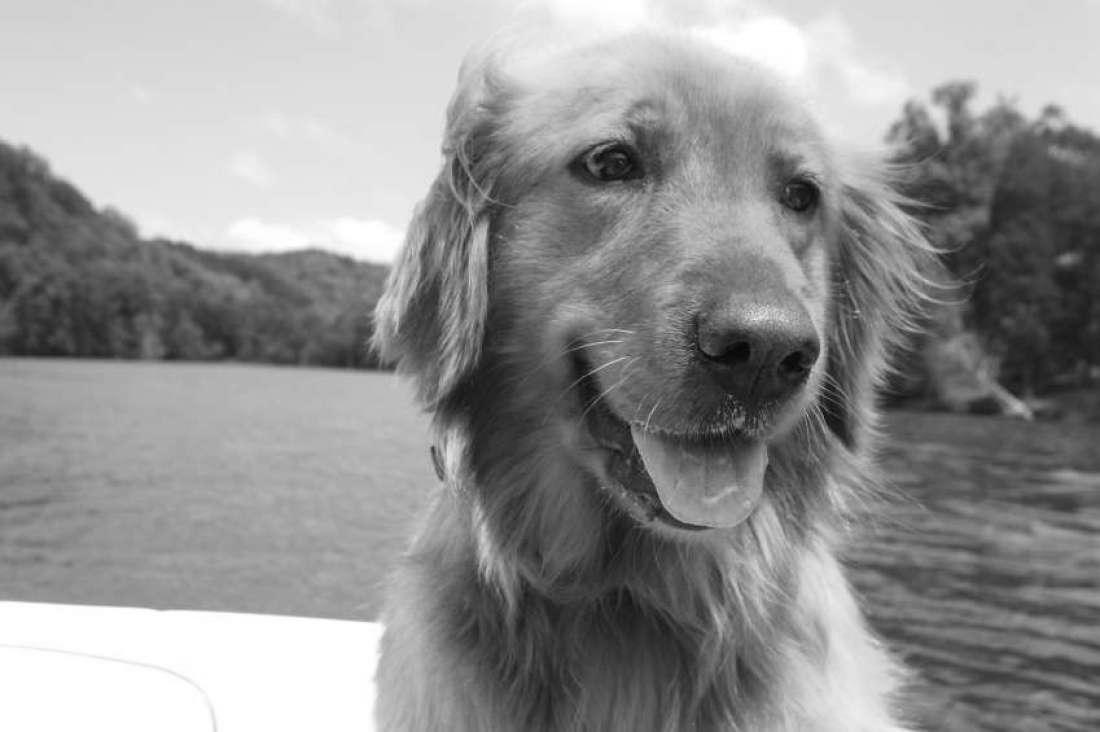
%> input picture 435cs/CS435_HW1/gray_golden_retriever.jpg, 1100 x 732 px
$ octave testing_contrast_stretching.m   (GNU Octave 9; MATLAB toolbox functions it lacks are replaced by stand-ins)
%> lines starting %> are read from the running program, lines starting %| are printed output that depends on the picture; in (x1, y1, x2, y2) boxes, pixels count from 0 and x2, y2 are one past the last pixel; in counts of white or black regions, pixels touching at a corner belong together; the program's own positions count from 1
% clear();
close();

%% Reading an image
a=imread('gray_golden_retriever.jpg');
%> a is the input picture: size 732x1100 uint8; min 4, max 255, mean 145.8
a=im2double(a);
%> a: size 732x1100 double
s=size(a);
%> s = [732 1100]

%% Defingin points and calculating equation parameters
p1=[0,0];
p2=[150,20];
p3=[200,200];
p4=[255,255];
m1=(p1(1,2)-p2(1,2))/(p1(1,1)-p2(1,1));
m2=(p2(1,2)-p3(1,2))/(p2(1,1)-p3(1,1));
m3=(p3(1,2)-p4(1,2))/(p3(1,1)-p4(1,1));

c1=p1(1,2)-m1*p1(1,1);
c2=p2(1,2)-m2*p2(1,1);
c3=p3(1,2)-m3*p3(1,1);

%% Transformation function
t=[];
for x=0:255
    if(x<=p2(1,1))
        t=[t (m1*x+c1)];
    end
    if(x>p2(1,1) && x<=p3(1,1))
        t=[t (m2*x+c2)];
    end
    if(x>p3(1,1) && x<=p4(1,1))
        t=[t (m3*x+c3)];
    end
end


%% Getting output image
% [6 lines of commented-out code are left out]

plot(t)
grid on;
xlabel('Intensity in input image');
ylabel('Intensity in output image')
title('Piece-wise linear transformation : Contrast stretching function')
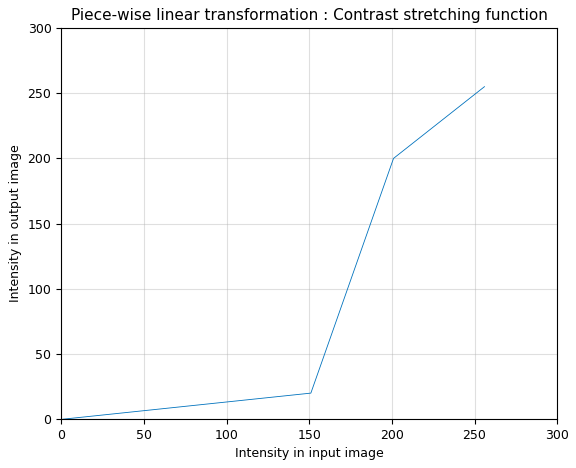
%> figure redrawn from the program's plot data; curve peaks at x = 256, y = 255


figure()
subplot(1,2,1)
imshow(a/255)
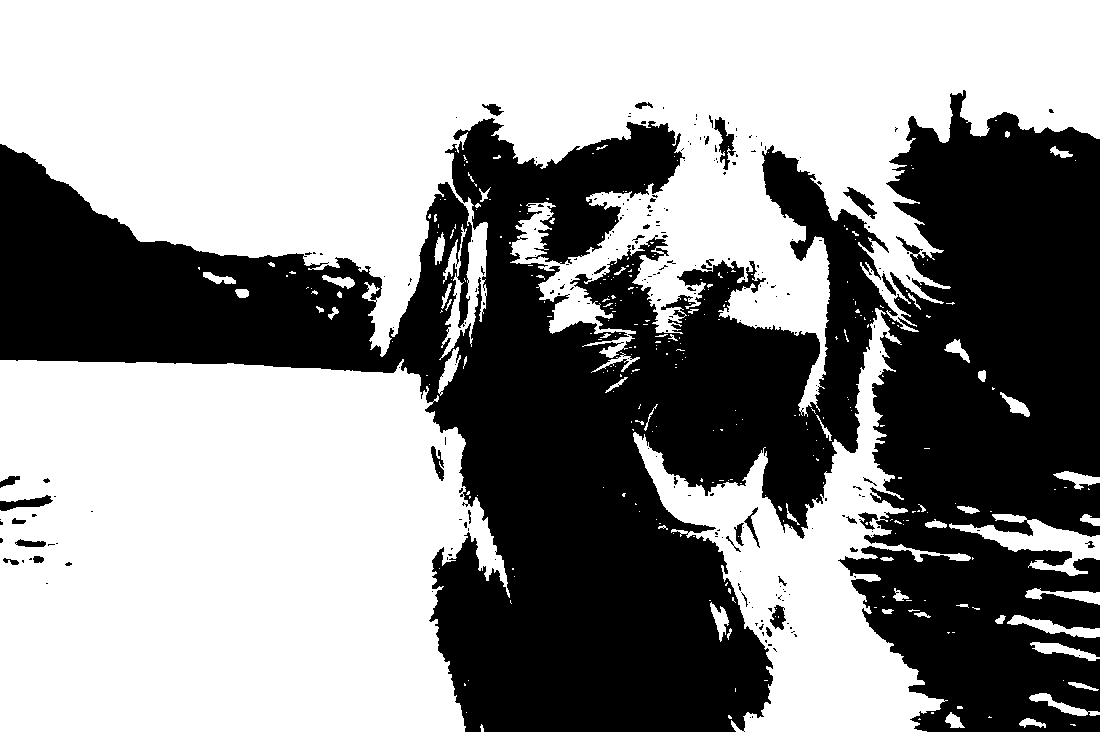
%> displayed picture: size 732x1100, on the screen's scale of 0 to 255; values 0 (black) and 1 (white), 57% white; 238 black regions (202 under 20 px), largest, box (x1, y1, x2, y2) and area: (0, 90, 1100, 732) 341862, (714, 117, 736, 170) 454, (0, 495, 53, 511) 409
title('Original image')
subplot(1,2,2)
% imshow(ot./255)
title('Contrast stretching')
